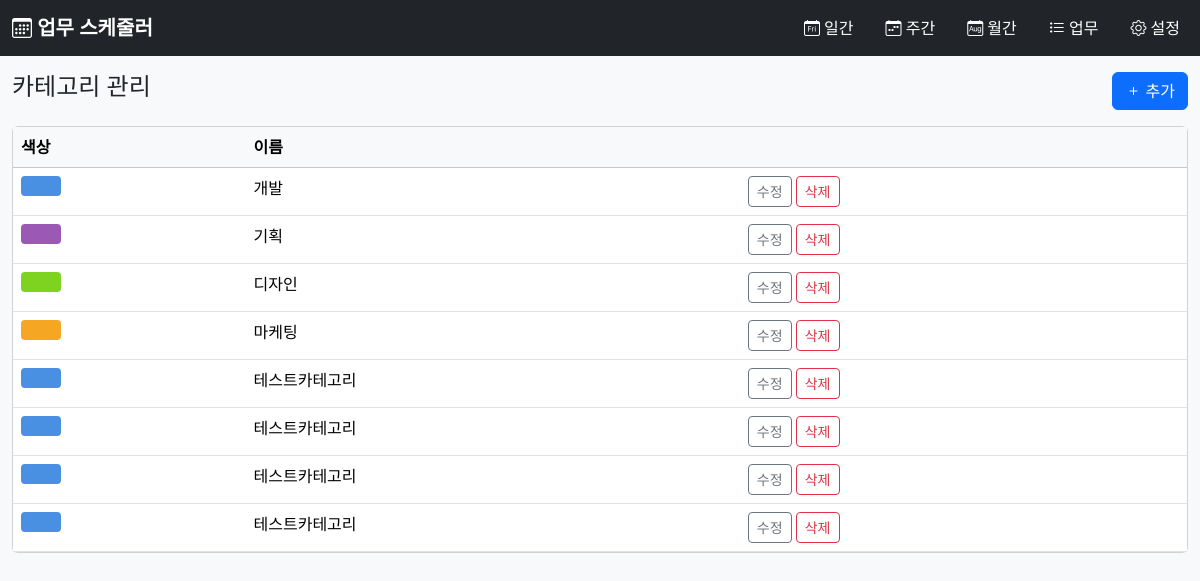
The page /admin/categories on the database its author committed.
### tables this page shows
CREATE TABLE categories (
    id INTEGER PRIMARY KEY AUTOINCREMENT,
    name TEXT NOT NULL,
    color TEXT NOT NULL DEFAULT '#4A90E2',
    created_at TIMESTAMP DEFAULT CURRENT_TIMESTAMP
);

### app/blueprints/admin/routes.py (the view)
@admin_bp.route('/categories')
def category_list():
    categories = category_repo.get_all_categories()
    return render_template('admin/categories.html', categories=categories)

### app/db.py (called while the page is built)
def get_db():
    if 'db' not in g:
        g.db = sqlite3.connect(
            current_app.config['DATABASE'],
            detect_types=sqlite3.PARSE_DECLTYPES
        )
        g.db.row_factory = sqlite3.Row
    return g.db

### app/repositories/category_repo.py (called while the page is built)
def get_all_categories():
    db = get_db()
    return db.execute(
        'SELECT id, name, color FROM categories ORDER BY name'
    ).fetchall()

### app/templates/admin/categories.html (shortened to what this page needs)
{% extends 'base.html' %}
{% block content %}
<div class="d-flex justify-content-between mb-3">
    <h4>카테고리 관리</h4>
    <a href="{{ url_for('admin.create_category') }}" class="btn btn-primary"><i class="bi bi-plus"></i> 추가</a>
</div>
<div class="card">
    <table class="table mb-0">
        <thead class="table-light"><tr><th>색상</th><th>이름</th><th></th></tr></thead>
        <tbody>
        {% for cat in categories %}
        <tr>
            <td><span style="display:inline-block;width:40px;height:20px;background:{{ cat['color'] }};border-radius:4px;"></span></td>
            <td>{{ cat['name'] }}</td>
            <td>
                <a href="{{ url_for('admin.edit_category', category_id=cat['id']) }}" class="btn btn-sm btn-outline-secondary">수정</a>
                <form method="post" action="{{ url_for('admin.delete_category', category_id=cat['id']) }}" class="d-inline" onsubmit="return confirm('삭제?')">
                    <button class="btn btn-sm btn-outline-danger">삭제</button>
                </form>
            </td>
        </tr>
        {% endfor %}
        </tbody>
    </table>
</div>
{% endblock %}

### rows shown on the page
categories: name "개발"
categories: name "기획"
categories: name "디자인"
categories: name "마케팅"
categories: name "테스트카테고리"
categories: name "테스트카테고리"
categories: name "테스트카테고리"
categories: name "테스트카테고리"
